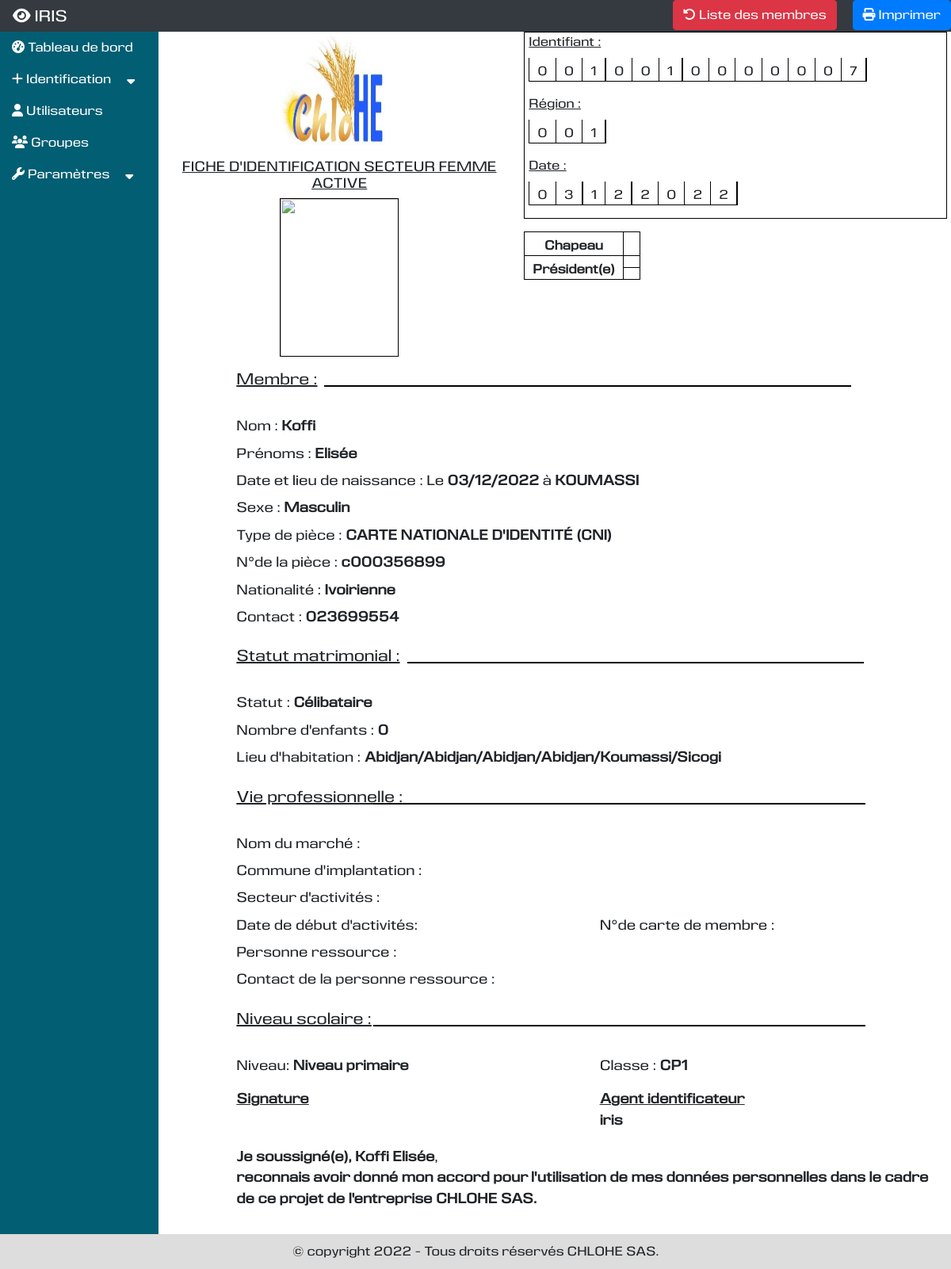
/presentation/imprimer-secteurfemmeactive/8 (signed in), run on an earlier commit of the app's database.
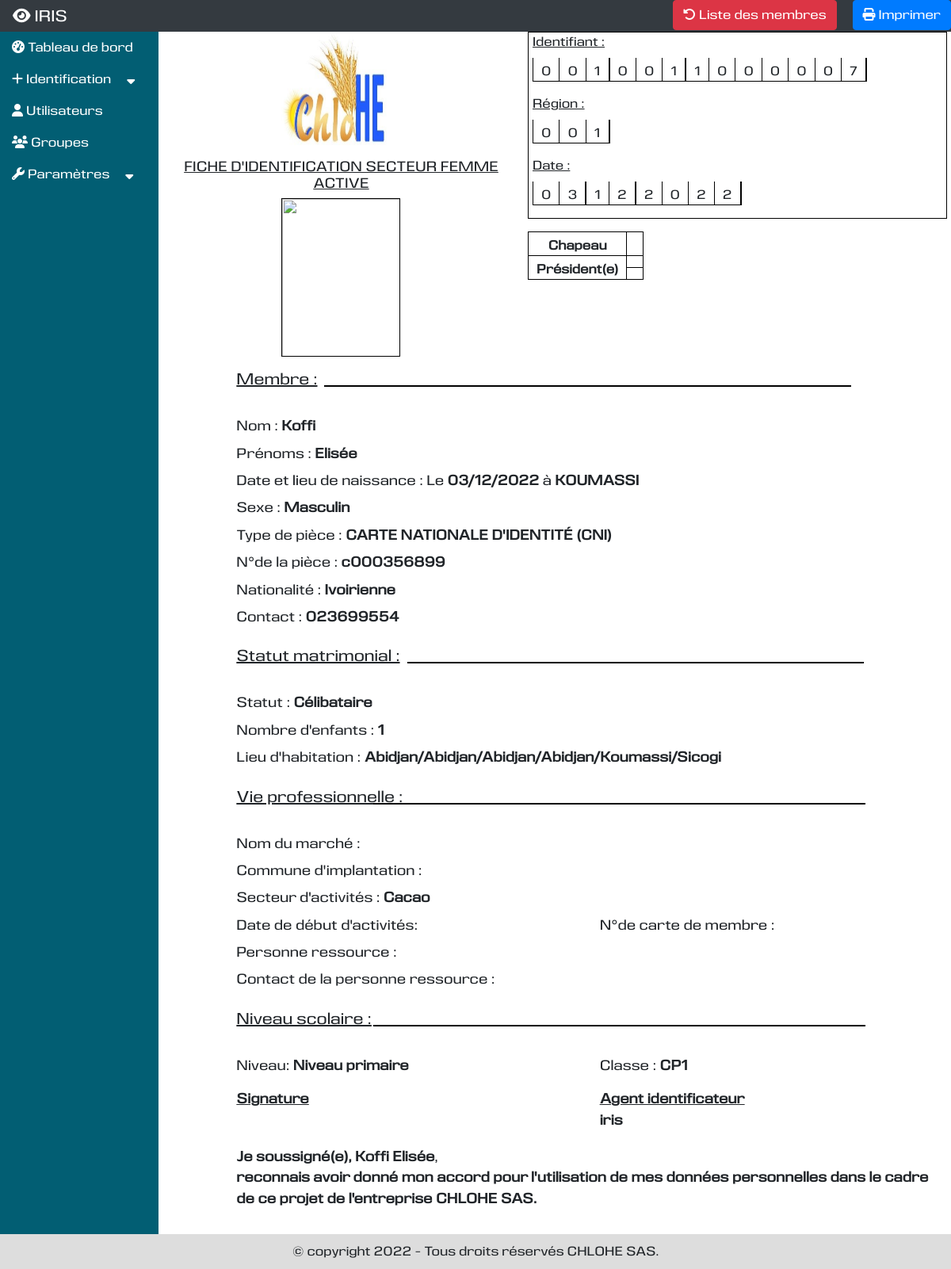
And on a later commit of the database.
### vieprofessionnelle/models.py (models this page shows, shortened)
class Membre(models.Model):
    identifiant = models.CharField(max_length=13, null=True,blank=True, default=None, unique=True, verbose_name="Identifiant")
    nom = models.CharField(max_length=250, null=False,blank=False, verbose_name="Nom")
    nomjeunefille = models.CharField(max_length=250, null=True,blank=True,default="", verbose_name="Nom de jeune fille")
    prenoms = models.CharField(max_length=250, null=True,blank=True, default="", verbose_name="Prénoms")
    nom_prenoms = models.CharField(max_length=250, null=True,blank=True, default="",db_index=True, verbose_name="Nom et prénoms")
    actif = models.BooleanField(default=False)
    numerobadge = models.CharField(max_length=250,null=True,blank=True,  default=None, unique=True,verbose_name="N°Badge")
    qrcode = models.CharField(max_length=250,null=True,blank=True, default=None,unique=True,verbose_name="QR Code")
    dateenre = models.DateField(default=None, null=True, blank=True, verbose_name="Date d'enregistrement")
    date_naissance = models.DateField(default=None, null=True, blank=True, verbose_name="Date de naissance")
    contact = models.CharField(max_length=50, default=None, unique=True, verbose_name="Contact")
    numeropiece = models.CharField(max_length=100,default=None, unique=True, verbose_name="N°de la pièce")
    secteurs = models.ManyToManyField(Secteur)
    typepiece = models.ForeignKey(TypePiece, null=True, on_delete=models.SET_NULL)
    niveauscolaire = models.ForeignKey(NiveauScolaire, null=True, on_delete=models.SET_NULL)
    sexe = models.ForeignKey(Sexe, null=True, on_delete=models.SET_NULL)
    nationalite = models.ForeignKey(Nationalite, null=True, on_delete=models.SET_NULL)
    parents = models.ManyToManyField("Parent")
    situationmatrimoniale = models.ForeignKey(SituationMatrimoniale, null=True, on_delete=models.SET_NULL)
    quartier = models.ForeignKey(Quartier, null=True, on_delete=models.SET_NULL)
    lieunaissance = models.ForeignKey(Commune, null=True, on_delete=models.SET_NULL)
    utilisateur = models.ForeignKey(User, null=True, on_delete=models.SET_NULL)
    def get_region(self):
        return self.quartier.commune.ville.departement.region.code
    def get_nombre_parent(self, libelle):
        return self.parents.filter(typeparent__libelle=libelle).count()
    def get_lieu_habitation(self):
        return f"{self.quartier.commune.ville.departement.region.district.libelle}/" \
               f"{self.quartier.commune.ville.departement.region.libelle}/" \
               f"{self.quartier.commune.ville.departement.libelle}/" \
               f"{self.quartier.commune.ville.libelle}/" \
               f"{self.quartier.commune.libelle}/" \
               f"{self.quartier.libelle}"

class Secteur(models.Model):
    secteur = models.CharField(max_length=250, unique=True)
    typesecteur = models.ForeignKey(TypeSecteur, null=True, on_delete=models.SET_NULL)

### localisation/models.py (models this page shows, shortened)
class Region(models.Model):
    code = models.CharField(max_length=100, unique=True)
    libelle = models.CharField(max_length=250, verbose_name="Region", unique=True)
    district = models.ForeignKey(District,on_delete=models.SET_NULL, null=True)

class Commune(models.Model):
    code = models.CharField(max_length=100, unique=True)
    libelle = models.CharField(max_length=250, verbose_name="Commune", unique=True)
    ville = models.ForeignKey(Ville,on_delete=models.SET_NULL, null=True)

### etatcivil/models.py (models this page shows, shortened)
class Sexe(models.Model):
    code = models.CharField(max_length=1, unique=True)
    libelle = models.CharField(max_length=50, verbose_name="Libellé", unique=True)

class TypePiece(models.Model):
    type = models.CharField(max_length=100, unique=True)
    libelle = models.CharField(max_length=250, verbose_name="Libellé", unique=True)

class Nationalite(models.Model):
    code = models.CharField(max_length=3, unique=True)
    nationalite = models.CharField(max_length=100, verbose_name="Nationalité", unique=True)
    pays = models.CharField(max_length=250, verbose_name="Pays", unique=True)

class SituationMatrimoniale(models.Model):
    situation = models.CharField(max_length=50, unique=True)

class NiveauScolaire(models.Model):
    classe = models.CharField(max_length=250, verbose_name="Classe", unique=True)
    niveau = models.ForeignKey(Niveau,null=True, on_delete=models.SET_NULL)

class Niveau(models.Model):
    niveau = models.CharField(max_length=250, verbose_name="Niveau", unique=True)

### presentation/views.py (the view)
# urls.py: path('imprimer-secteurfemmeactive/<str:id>', views.imprimer_secteurfemmeactive, name='imprimer_secteurfemmeactive'),
@login_required
@permission_required('vieprofessionnelle.view_membre', raise_exception=True)
def imprimer_secteurfemmeactive(request, id):
    if request.method == "GET":
        try:
            membre = Membre.objects.get(id=id)
        except Membre.DoesNotExist:
            messages.error(request, "Ce membre n'existe pas.")
            return HttpResponseRedirect(reverse('presentation:ajouter_secteurfemmeactive'))
        membre.get_region = membre.get_region()
        membre.groupement = membre.secteurfemmeactive_set.first()
        membre.nombreenfant = membre.get_nombre_parent('Enfant')
        membre.lieu_habitation = membre.get_lieu_habitation()
        membre.secteuractivite = membre.secteurs.first()
        try:
            document = Document.objects.get(membre=membre)
            membre.photo = document.get_photo_membre()
        except Document.DoesNotExist:
            pass
        try:
            membre.secteurfemmeactive = MembreSecteurFemmeActive.objects.get(membre=membre, secteurfemmeactive=membre.groupement)
            membre.personneressource_contact = membre.secteurfemmeactive.personneressource.get_personneressource_contact()
        except MembreSecteurFemmeActive.DoesNotExist:
            pass
        context = {
            'title': "Fiche d'identification Secteur Femme Active",
            'membre': membre,
        }
        return render(request, 'presentation/secteurfemmeactive/imprimer_secteurfemmeactive.html', context)
    return HttpResponseRedirect(reverse('presentation:ajouter_secteurfemmeactive'))

### presentation/templates/presentation/secteurfemmeactive/imprimer_secteurfemmeactive.html (shortened to what the changed rows need)
{% extends 'utilisateur/base.html' %}
{% load static %}
{% load presentation_filtre %}
{% block tableau_de_bord %}
<div id="pageImprimer" style="background:white;">
    <div class="row mb-3">
        <div class="form-row" style="margin:0px;padding:0px;">
            <div class="col ml-3" >
                <div style="border: 1px double black; padding-left:5px;  padding-right:100px;">
                    <div class="mb-3">
                        <table>
                            <tr>
                                <td style="border-left:1px solid black; border-right:1px solid black; border-bottom:1px solid black; padding:5px 10px 0 10px;">
                                    {{membre.identifiant|liste:0}}
                                </td>
                                <td style="border-left:1px solid black; border-right:1px solid black; border-bottom:1px solid black; padding:5px 10px 0 10px;">
                                    {{membre.identifiant|liste:1}}
                                </td>
                                <td style="border-left:1px solid black; border-right:2px solid black; border-bottom:1px solid black; padding:5px 10px 0 10px;">
                                    {{membre.identifiant|liste:2}}
                                </td>
                                <td style="border-left:1px solid black; border-right:1px solid black; border-bottom:1px solid black; padding:5px 10px 0 10px;">
                                    {{membre.identifiant|liste:3}}
                                </td>
                                <td style="border-left:1px solid black; border-right:1px solid black; border-bottom:1px solid black; padding:5px 10px 0 10px;">
                                    {{membre.identifiant|liste:4}}
                                </td>
                                <td style="border-left:1px solid black; border-right:2px solid black; border-bottom:1px solid black; padding:5px 10px 0 10px;">
                                    {{membre.identifiant|liste:5}}
                                </td>
                                <td style="border-left:1px solid black; border-right:1px solid black; border-bottom:1px solid black; padding:5px 10px 0 10px;">
                                    {{membre.identifiant|liste:6}}
                                </td>
                                <td style="border-left:1px solid black; border-right:1px solid black; border-bottom:1px solid black; padding:5px 10px 0 10px;">
                                    {{membre.identifiant|liste:7}}
                                </td>
                                <td style="border-left:1px solid black; border-right:1px solid black; border-bottom:1px solid black; padding:5px 10px 0 10px;">
                                    {{membre.identifiant|liste:8}}
                                </td>
                                <td style="border-left:1px solid black; border-right:1px solid black; border-bottom:1px solid black; padding:5px 10px 0 10px;">
                                    {{membre.identifiant|liste:9}}
                                </td>
                                <td style="border-left:1px solid black; border-right:1px solid black; border-bottom:1px solid black; padding:5px 10px 0 10px;">
                                    {{membre.identifiant|liste:10}}
                                </td>
                                <td style="border-left:1px solid black; border-right:1px solid black; border-bottom:1px solid black; padding:5px 10px 0 10px;">
                                    {{membre.identifiant|liste:11}}
                                </td>
                                <td style="border-left:1px solid black; border-right:2px solid black; border-bottom:1px solid black; padding:5px 10px 0 10px;">
                                    {{membre.identifiant|liste:12}}
                                </td>
                            </tr>
                        </table>
                    </div>
                    <div class="mb-3">
                        <table>
                            <tr>
                                <td style="border-left:1px solid black; border-right:1px solid black; border-bottom:1px solid black; padding:5px 10px 0 10px;">
                                    {{membre.get_region|liste:0}}
                                </td>
                                <td style="border-left:1px solid black; border-right:1px solid black; border-bottom:1px solid black; padding:5px 10px 0 10px;">
                                    {{membre.get_region|liste:1}}
                                </td>
                                <td style="border-left:1px solid black; border-right:2px solid black; border-bottom:1px solid black; padding:5px 10px 0 10px;">
                                    {{membre.get_region|liste:2}}
                                </td>
                            </tr>
                        </table>
                    </div>
                    <div class="mb-3">
                        <table>
                            <tr>
                                <td style="border-left:1px solid black; border-right:1px solid black; border-bottom:1px solid black; padding:5px 10px 0 10px;">
                                    {{membre.dateenre|date:'d'|liste:0}}
                                </td>
                                <td style="border-left:1px solid black; border-right:2px solid black; border-bottom:1px solid black; padding:5px 10px 0 10px;">
                                    {{membre.dateenre|date:'d'|liste:1}}
                                </td>
                                <td style="border-left:1px solid black; border-right:1px solid black; border-bottom:1px solid black; padding:5px 10px 0 10px;">
                                    {{membre.dateenre|date:'m'|liste:0}}
                                </td>
                                <td style="border-left:1px solid black; border-right:2px solid black; border-bottom:1px solid black; padding:5px 10px 0 10px;">
                                    {{membre.dateenre|date:'m'|liste:1}}
                                </td>
                                <td style="border-left:1px solid black; border-right:1px solid black; border-bottom:1px solid black; padding:5px 10px 0 10px;">
                                    {{membre.dateenre|date:'Y'|liste:0}}
                                </td>
                                <td style="border-left:1px solid black; border-right:1px solid black; border-bottom:1px solid black; padding:5px 10px 0 10px;">
                                    {{membre.dateenre|date:'Y'|liste:1}}
                                </td>
                                <td style="border-left:1px solid black; border-right:1px solid black; border-bottom:1px solid black; padding:5px 10px 0 10px;">
                                    {{membre.dateenre|date:'Y'|liste:2}}
                                </td>
                                <td style="border-left:1px solid black; border-right:2px solid black; border-bottom:1px solid black; padding:5px 10px 0 10px;">
                                    {{membre.dateenre|date:'Y'|liste:3}}
                                </td>
                            </tr>
                        </table>
                    </div>
                </div>
            </div>
        </div>
    </div>
    <div class="row mb-3" style="font-size:1.1em;">
        <div class="col-md-11 offset-1">
            <div class="mb-2">
                Nom : <strong>{{membre.nom}}</strong>
            </div>
            <div class="mb-2">
                Prénoms : <strong>{{membre.prenoms}}</strong>
            </div>
            <div class="mb-2">
                Date et lieu de naissance : Le <strong>{{membre.date_naissance|date:'d/m/Y'}}</strong> à <strong>{{membre.lieunaissance.libelle|upper}}</strong>
            </div>
            <div class="mb-2">
                Sexe : <strong>{{membre.sexe.libelle}}</strong>
            </div>
            <div class="mb-2">
                Type de pièce : <strong>{{membre.typepiece.libelle}} ({{membre.typepiece.type}})</strong>
            </div>
            <div class="mb-2">
                N°de la pièce : <strong>{{membre.numeropiece}}</strong>
            </div>
            <div class="mb-2">
                Nationalité : <strong>{{membre.nationalite.nationalite}}</strong>
            </div>
            <div class="mb-2">
                Contact : <strong>{{membre.contact}}</strong>
            </div>
        </div>
    </div>
    <div class="row mb-3" style="font-size:1.1em;">
        <div class="col-md-11 offset-1">
            <div class="mb-2">
                Statut : <strong>{{membre.situationmatrimoniale.situation}}</strong>
            </div>
            <div class="mb-2">
                Nombre d'enfants : <strong>{{membre.nombreenfant}}</strong>
            </div>
            <div class="mb-2">
                Lieu d'habitation : <strong>{{membre.lieu_habitation}}</strong>
            </div>
        </div>
    </div>
    <div class="row mb-3" style="font-size:1.1em;">
        <div class="col-md-11 offset-1">
            <div class="mb-2">
                Secteur d'activités : <strong>{{membre.secteuractivite.secteur}}</strong>
            </div>
        </div>
    </div>
    <div class="row" style="font-size:1.1em; margin-bottom:20px;">
        <div class="col-md-11 offset-1">
            <div class="row mb-3">
                <div class="col">
                    Niveau: <strong>{{membre.niveauscolaire.niveau.niveau}}</strong>
                </div>
                <div class="col">
                    Classe : <strong>{{membre.niveauscolaire.classe}}</strong>
                </div>
            </div>
            <div class="row">
                <div class="col">
                    <strong style="text-decoration:underline; display:block">Agent identificateur</strong>
                    <strong>{{membre.utilisateur.get_full_name|default:membre.utilisateur}}</strong>
                </div>
            </div>
        </div>
    </div>
    <div class="row" style="font-size:1.1em;">
        <div class="col-md-11 offset-1">
            <div>
                <strong>Je soussigné(e),</strong> <strong>{{membre.nom_prenoms}}</strong>,
            </div>
        </div>
    </div>
</div>
{% endblock %}

What changed in the data, as far as the page shows it:
changed Membre "Koffi": identifiant|liste "0" → "1"; nombreenfant "0" → "1"; secteuractivite.secteur (not shown) → "Cacao"
